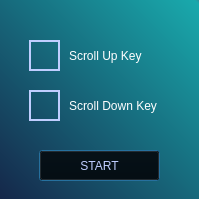
<?xml version="1.0" encoding="UTF-8"?>
<ui version="4.0">
 <class>Dialog</class>
 <widget class="QDialog" name="Dialog">
  <property name="geometry">
   <rect>
    <x>0</x>
    <y>0</y>
    <width>199</width>
    <height>199</height>
   </rect>
  </property>
  <property name="baseSize">
   <size>
    <width>200</width>
    <height>200</height>
   </size>
  </property>
  <property name="windowTitle">
   <string>Dialog</string>
  </property>
  <property name="styleSheet">
   <string notr="true"/>
  </property>
  <widget class="QWidget" name="bgwidget" native="true">
   <property name="enabled">
    <bool>true</bool>
   </property>
   <property name="geometry">
    <rect>
     <x>-1</x>
     <y>0</y>
     <width>201</width>
     <height>201</height>
    </rect>
   </property>
   <property name="styleSheet">
    <string notr="true">QWidget#bgwidget{
background-color:qlineargradient(spread:pad, x1:1, y1:0, x2:0, y2:1, stop:0 rgba(54, 134, 150, 255), stop:0.0146341 rgba(25, 169, 172, 255), stop:1 rgba(21, 38, 73, 255))
}</string>
   </property>
   <widget class="QLineEdit" name="field1">
    <property name="enabled">
     <bool>true</bool>
    </property>
    <property name="geometry">
     <rect>
      <x>30</x>
      <y>40</y>
      <width>31</width>
      <height>31</height>
     </rect>
    </property>
    <property name="cursor">
     <cursorShape>ArrowCursor</cursorShape>
    </property>
    <property name="focusPolicy">
     <enum>Qt::ClickFocus</enum>
    </property>
    <property name="toolTip">
     <string/>
    </property>
    <property name="styleSheet">
     <string notr="true">QLineEdit {
	text-align: center;
	font: 16pt &quot;Consolas&quot;;
	color:white;
	background-color: transparent;
	border: 2px solid rgb(192, 206, 255);
}

QLineEdit:hover {
	border: 2px solid white;
}
</string>
    </property>
    <property name="alignment">
     <set>Qt::AlignCenter</set>
    </property>
   </widget>
   <widget class="QPushButton" name="btn">
    <property name="enabled">
     <bool>true</bool>
    </property>
    <property name="geometry">
     <rect>
      <x>40</x>
      <y>150</y>
      <width>121</width>
      <height>31</height>
     </rect>
    </property>
    <property name="styleSheet">
     <string notr="true">QPushButton {
	Background-color: transparent;
	color: rgb(192, 206, 255);
	font: 24pt &quot;MS Shell Dlg 2&quot;;
}

QPushButton:hover {
	color: white;
}

QPushButton:disabled {
color: rgb(166, 168, 181)
}</string>
    </property>
    <property name="text">
     <string>START</string>
    </property>
   </widget>
   <widget class="QLineEdit" name="field2">
    <property name="enabled">
     <bool>true</bool>
    </property>
    <property name="geometry">
     <rect>
      <x>30</x>
      <y>90</y>
      <width>31</width>
      <height>31</height>
     </rect>
    </property>
    <property name="font">
     <font>
      <family>Consolas</family>
      <pointsize>16</pointsize>
      <weight>50</weight>
      <italic>false</italic>
      <bold>false</bold>
     </font>
    </property>
    <property name="cursor">
     <cursorShape>ArrowCursor</cursorShape>
    </property>
    <property name="focusPolicy">
     <enum>Qt::ClickFocus</enum>
    </property>
    <property name="styleSheet">
     <string notr="true">QLineEdit {
	text-align: center;
	font: 16pt &quot;Consolas&quot;;
	color:white;
	background-color: transparent;
	border: 2px solid rgb(192, 206, 255);
}

QLineEdit:hover {
	border: 2px solid white;
}
</string>
    </property>
    <property name="alignment">
     <set>Qt::AlignCenter</set>
    </property>
   </widget>
   <widget class="QLabel" name="label">
    <property name="geometry">
     <rect>
      <x>70</x>
      <y>40</y>
      <width>101</width>
      <height>31</height>
     </rect>
    </property>
    <property name="styleSheet">
     <string notr="true">font: 12pt &quot;MS Shell Dlg 2&quot;;
color: white;</string>
    </property>
    <property name="text">
     <string>Scroll Up Key</string>
    </property>
   </widget>
   <widget class="QLabel" name="label2">
    <property name="geometry">
     <rect>
      <x>70</x>
      <y>90</y>
      <width>121</width>
      <height>31</height>
     </rect>
    </property>
    <property name="styleSheet">
     <string notr="true">font: 12pt &quot;MS Shell Dlg 2&quot;;
color: white;</string>
    </property>
    <property name="text">
     <string>Scroll Down Key</string>
    </property>
   </widget>
  </widget>
 </widget>
 <resources/>
 <connections/>
</ui>
